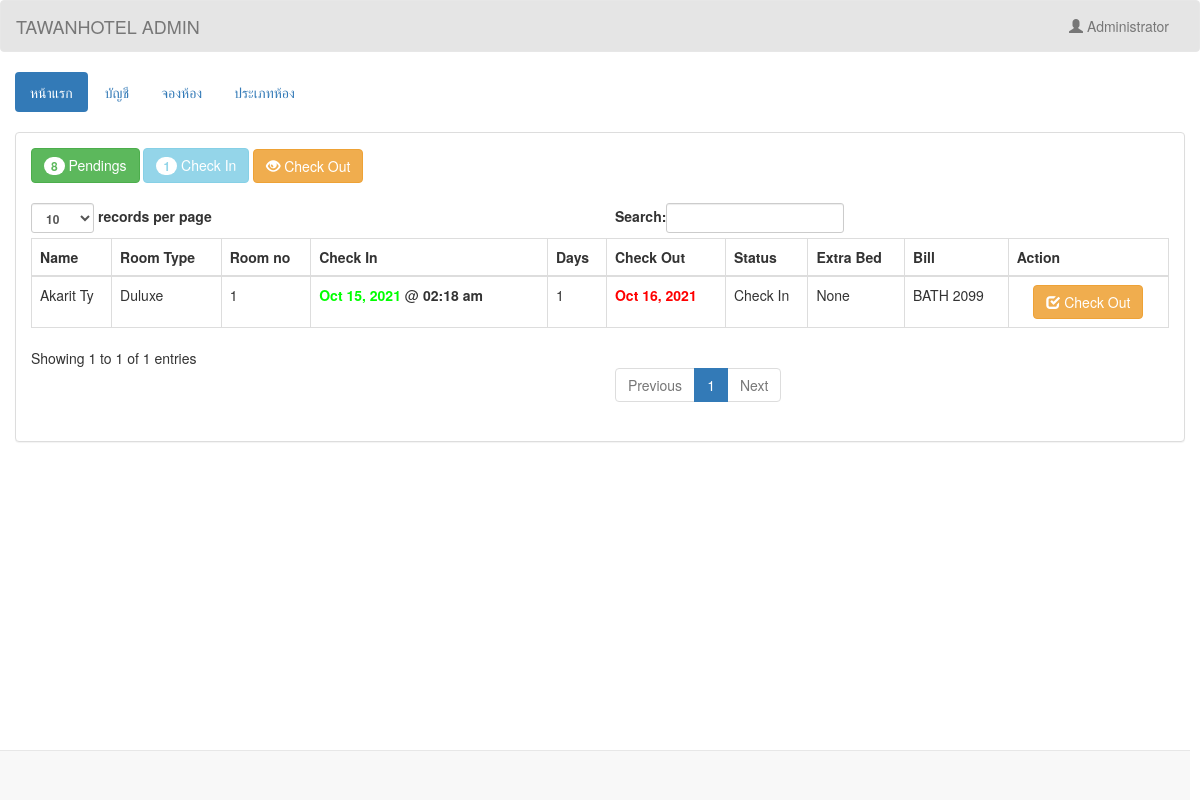
The page /admin/checkin.php (signed in) on the database its author committed.
### tables this page shows
CREATE TABLE `transaction` (
  `transaction_id` int(11) NOT NULL,
  `guest_id` int(11) NOT NULL,
  `room_id` int(11) NOT NULL,
  `room_no` int(5) NOT NULL,
  `extra_bed` int(11) NOT NULL,
  `status` varchar(20) NOT NULL,
  `days` int(2) NOT NULL,
  `checkin` date NOT NULL,
  `checkin_time` time NOT NULL,
  `checkout` date NOT NULL,
  `checkout_time` time NOT NULL,
  `bill` varchar(10) NOT NULL
);

CREATE TABLE `guest` (
  `guest_id` int(11) NOT NULL,
  `firstname` varchar(50) NOT NULL,
  `middlename` varchar(30) NOT NULL,
  `lastname` varchar(40) NOT NULL,
  `address` varchar(50) NOT NULL,
  `contactno` varchar(13) NOT NULL
);

CREATE TABLE `room` (
  `room_id` int(11) NOT NULL,
  `room_type` varchar(50) NOT NULL,
  `price` varchar(11) NOT NULL,
  `photo` varchar(100) NOT NULL
);

### admin/name.php (called while the page is built)
<?php
	require 'connect.php';
	$query = $conn->query("SELECT * FROM `admin` WHERE `admin_id` = '$_SESSION[admin_id]'") or die(mysqli_error());
	$fetch = $query->fetch_array();
	$name = $fetch['name'];
?>

### admin/checkin.php (the view, shortened to what this page needs)
<!DOCTYPE html>
<?php
	require 'name.php';
?>
<html lang = "eng">
	<head>
		<link rel = "stylesheet" type = "text/css" href = "../css/bootstrap.css " />
		<link rel = "stylesheet" type = "text/css" href = "../css/style.css" />
	</head>
<body>
	<nav style = "background-color:rgba(0, 0, 0, 0.1);" class = "navbar navbar-default">
		<div  class = "container-fluid">
			<div class = "navbar-header">
				<a class = "navbar-brand" >TAWANHOTEL ADMIN</a>
			</div>
			<ul class = "nav navbar-nav pull-right ">
				<li class = "dropdown">
					<a class="dropdown-toggle" data-toggle="dropdown" role="button" aria-haspopup="true" aria-expanded="false"><i class = "glyphicon glyphicon-user"></i> <?php echo $name;?></a>
				</li>
			</ul>
		</div>
	</nav>
	<div class = "container-fluid">
		<ul class = "nav nav-pills">
			<li class = "active"><a href = "home.php">หน้าแรก</a></li>
			<li><a href = "account.php">บัญชี</a></li>
			<li><a href = "reserve.php">จองห้อง</a></li>
			<li><a href = "room.php">ประเภทห้อง</a></li>
		</ul>
	</div>
	<br />
	<div class = "container-fluid">
		<div class = "panel panel-default">
			<?php
				$q_p = $conn->query("SELECT COUNT(*) as total FROM `transaction` WHERE `status` = 'Pending'") or die(mysqli_error());
				$f_p = $q_p->fetch_array();
				$q_ci = $conn->query("SELECT COUNT(*) as total FROM `transaction` WHERE `status` = 'Check In'") or die(mysqli_error());
				$f_ci = $q_ci->fetch_array();
			?>
			<div class = "panel-body">
				<a class = "btn btn-success" href = "reserve.php"><span class = "badge"><?php echo $f_p['total']?></span> Pendings</a>
				<a class = "btn btn-info disabled"><span class = "badge"><?php echo $f_ci['total']?></span> Check In</a>
				<a class = "btn btn-warning" href = "checkout.php"><i class = "glyphicon glyphicon-eye-open"></i> Check Out</a>
				<br />
				<br />
				<table id = "table" class = "table table-bordered">
					<thead>
						<tr>
							<th>Name</th>
							<th>Room Type</th>
							<th>Room no</th>
							<th>Check In</th>
							<th>Days</th>
							<th>Check Out</th>
							<th>Status</th>
							<th>Extra Bed</th>
							<th>Bill</th>
							<th>Action</th>
						</tr>
					</thead>
					<tbody>
						<?php
							$query = $conn->query("SELECT * FROM `transaction` NATURAL JOIN `guest` NATURAL JOIN `room` WHERE `status` = 'Check In'") or die(mysqli_query());
							while($fetch = $query->fetch_array()){
						?>
						<tr>
							<td><?php echo $fetch['firstname']." ".$fetch['lastname']?></td>
							<td><?php echo $fetch['room_type']?></td>
							<td><?php echo $fetch['room_no']?></td>
							<td><?php echo "<label style = 'color:#00ff00;'>".date("M d, Y", strtotime($fetch['checkin']))."</label>"." @ "."<label>".date("h:i a", strtotime($fetch['checkin_time']))."</label>"?></td>
							<td><?php echo $fetch['days']?></td>
							<td><?php echo "<label style = 'color:#ff0000;'>".date("M d, Y", strtotime($fetch['checkin']."+".$fetch['days']."DAYS"))."</label>"?></td>
							<td><?php echo $fetch['status']?></td>
							<td><?php if($fetch['extra_bed'] == "0"){ echo "None";}else{echo $fetch['extra_bed'];}?></td>
							<td><?php echo "BATH ".$fetch['bill'].""?></td>
							<td><center><a class = "btn btn-warning" href = "checkout_query.php?transaction_id=<?php echo $fetch['transaction_id']?>" onclick = "confirmationCheckin(); return false;"><i class = "glyphicon glyphicon-check"></i> Check Out</a></center></td>
						</tr>
						<?php
							}
						?>
					</tbody>
				</table>
			</div>
		</div>
	</div>
	<br />
	<br />
	<div style = "text-align:right; margin-right:10px;" class = "navbar navbar-default navbar-fixed-bottom">
	</div>
</body>
</html>

### rows shown on the page
transaction: guest.firstname "Akarit", guest.lastname "Ty", room.room_type "Duluxe", room_no "1", checkin "Oct 15, 2021", checkin_time "02:18 am", days "1", checkin+days "Oct 16, 2021", status "Check In", extra_bed "None", bill "2099"

### other values the page prints
$name "Administrator"
$f_p['total'] "8"
$f_ci['total'] "1"
